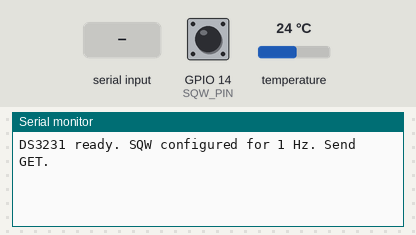
The sketch below on a simulated ESP32. On the bench: the last lines printed to the serial monitor. Wiring (inferred from the names in the program): DS3231 clock at I2C address 0x68. The inputs (shaded band) are chosen by the test bench; at power-on: GPIO 14 (SQW_PIN) HIGH, temperature 24 °C. The local clock reads 2024-03-15 10:24:30 at power-on unless the sketch sets it.

Above: at 1.2 s.
1.3 s: "GET\n" received over Serial
At 1.8 s:
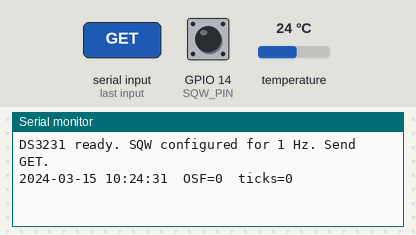
2.8 s: "SET \n" received over Serial
At 4.0 s:
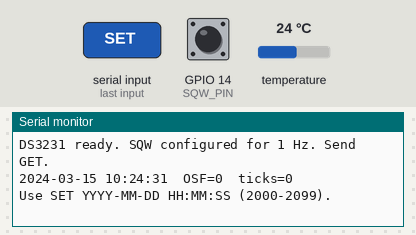
4.3 s: "#\n" received over Serial
At 5.2 s:
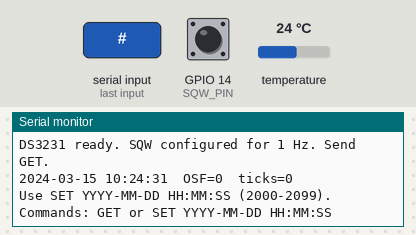

The sketch:

RTC_Only_C.ino
```cpp
#include <Arduino.h>
#include <Wire.h>
#include "rtc_io.h"

#if defined(CONFIG_IDF_TARGET_ESP32S3)
constexpr uint8_t SDA_PIN = 4;
constexpr uint8_t SCL_PIN = 5;
constexpr uint8_t SQW_PIN = 6;
#elif defined(CONFIG_IDF_TARGET_ESP32)
constexpr uint8_t SDA_PIN = SDA;
constexpr uint8_t SCL_PIN = SCL;
constexpr uint8_t SQW_PIN = 14;  // Adafruit ESP32 Feather wiring.
#else
#error "Select an ESP32-S3 or Adafruit ESP32 Feather board."
#endif

static bool wireReady;
static volatile uint32_t ticks;
static portMUX_TYPE tickMux = portMUX_INITIALIZER_UNLOCKED;
static void ARDUINO_ISR_ATTR countSqwRise(void);

static void ARDUINO_ISR_ATTR countSqwRise(void) {
  portENTER_CRITICAL_ISR(&tickMux);
  ticks = ticks + 1;
  portEXIT_CRITICAL_ISR(&tickMux);
}

uint32_t hw_sqw_ticks(void) {
  portENTER_CRITICAL(&tickMux);
  const uint32_t count = ticks;
  portEXIT_CRITICAL(&tickMux);
  return count;
}

bool hw_i2c_read(uint8_t address, uint8_t reg, uint8_t *data, uint8_t length) {
  if (!wireReady) return false;
  Wire.beginTransmission(address);
  Wire.write(reg);
  if (Wire.endTransmission(false) != 0 || Wire.requestFrom(address, length) != length) return false;
  for (uint8_t i = 0; i < length; ++i) data[i] = static_cast<uint8_t>(Wire.read());
  return true;
}

bool hw_i2c_write(uint8_t address, uint8_t reg, const uint8_t *data, uint8_t length) {
  if (!wireReady) return false;
  Wire.beginTransmission(address);
  const bool buffered = Wire.write(reg) == 1 && Wire.write(data, length) == length;
  return Wire.endTransmission() == 0 && buffered;
}

int hw_serial_read(void) {
  return Serial.read();
}

void hw_serial_write(const char *text) {
  Serial.print(text);
}

void setup() {
  Serial.begin(115200);
  wireReady = Wire.begin(SDA_PIN, SCL_PIN, 100000);
  Wire.setTimeOut(50);
  pinMode(SQW_PIN, INPUT_PULLUP);
  attachInterrupt(SQW_PIN, countSqwRise, RISING);
  rtc_setup();
}

void loop() {
  rtc_loop();
  delay(1);
}
```

rtc_io.h
```cpp
#pragma once

#include <stdbool.h>
#include <stdint.h>

#ifdef __cplusplus
extern "C" {
#endif

bool hw_i2c_read(uint8_t address, uint8_t reg, uint8_t *data, uint8_t length);
bool hw_i2c_write(uint8_t address, uint8_t reg, const uint8_t *data, uint8_t length);
uint32_t hw_sqw_ticks(void);
int hw_serial_read(void);
void hw_serial_write(const char *text);
void rtc_setup(void);
void rtc_loop(void);

#ifdef __cplusplus
}
#endif
```

rtc_only.c
```cpp
#include "rtc_io.h"

#include <stdio.h>
#include <string.h>

typedef struct {
    uint16_t year;
    uint8_t month, day, hour, minute, second;
} RtcDateTime;

enum {
    RTC_ADDRESS = 0x68,
    RTC_CONTROL = 0x0E,
    RTC_STATUS = 0x0F,
    RTC_OWNED_CONTROL_BITS = 0xDF,
    RTC_OSF = 0x80
};

static bool rtc_ready;

static uint8_t to_bcd(uint8_t value)
{
    return (uint8_t)((value / 10) * 16 + value % 10);
}

static bool from_bcd(uint8_t bcd, uint8_t *value)
{
    if ((bcd & 0x0F) > 9 || (bcd >> 4) > 9) {
        return false;
    }
    *value = (uint8_t)((bcd >> 4) * 10 + (bcd & 0x0F));
    return true;
}

static bool leap_year(uint16_t year)
{
    return year % 4 == 0 && (year % 100 != 0 || year % 400 == 0);
}

static uint8_t days_in_month(uint16_t year, uint8_t month)
{
    static const uint8_t lengths[] = {31, 28, 31, 30, 31, 30, 31, 31, 30, 31, 30, 31};
    return (uint8_t)(lengths[month - 1] + (month == 2 && leap_year(year)));
}

static uint32_t seconds_since_2000(const RtcDateTime *value)
{
    uint32_t days = 0;
    for (uint16_t year = 2000; year < value->year; ++year) {
        days += leap_year(year) ? 366U : 365U;
    }
    for (uint8_t month = 1; month < value->month; ++month) {
        days += days_in_month(value->year, month);
    }
    days += value->day - 1U;
    return ((days * 24U + value->hour) * 60U + value->minute) * 60U + value->second;
}

static bool rtc_date_time_valid(const RtcDateTime *value)
{
    if (value->year < 2000 || value->year > 2099 || value->month < 1 || value->month > 12 ||
        value->day < 1 || value->hour > 23 || value->minute > 59 || value->second > 59) {
        return false;
    }
    return value->day <= days_in_month(value->year, value->month);
}

static bool configure_square_wave(void)
{
    uint8_t control = 0;
    if (!hw_i2c_read(RTC_ADDRESS, RTC_CONTROL, &control, 1)) {
        return false;
    }
    /* Enable the oscillator and configure the 1 Hz SQW output. Preserve CONV. */
    control = (uint8_t)(control & ~RTC_OWNED_CONTROL_BITS);
    return hw_i2c_write(RTC_ADDRESS, RTC_CONTROL, &control, 1) &&
           hw_i2c_read(RTC_ADDRESS, RTC_CONTROL, &control, 1) &&
           (control & RTC_OWNED_CONTROL_BITS) == 0;
}

static bool rtc_get_date_time(RtcDateTime *value)
{
    uint8_t raw[7] = {0};
    if (!hw_i2c_read(RTC_ADDRESS, 0, raw, 7)) {
        return false;
    }
    /* Support 2000-2099 and reject reserved bits or an invalid weekday. */
    if ((raw[0] & 0x80) || (raw[1] & 0x80) || (raw[2] & 0x80) ||
        raw[3] < 1 || raw[3] > 7 || (raw[4] & 0xC0) || (raw[5] & 0xE0)) {
        return false;
    }

    RtcDateTime decoded = {0};
    uint8_t year = 0;
    uint8_t hour = 0;
    if (!from_bcd(raw[0], &decoded.second) || !from_bcd(raw[1], &decoded.minute) ||
        !from_bcd(raw[4], &decoded.day) || !from_bcd(raw[5], &decoded.month) ||
        !from_bcd(raw[6], &year)) {
        return false;
    }
    if (raw[2] & 0x40) {
        if (!from_bcd(raw[2] & 0x1F, &hour) || hour < 1 || hour > 12) {
            return false;
        }
        decoded.hour = (uint8_t)(hour % 12 + ((raw[2] & 0x20) ? 12 : 0));
    } else {
        if (!from_bcd(raw[2] & 0x3F, &hour)) {
            return false;
        }
        decoded.hour = hour;
    }
    decoded.year = (uint16_t)(2000U + year);
    if (!rtc_date_time_valid(&decoded)) {
        return false;
    }
    *value = decoded;
    return true;
}

static bool rtc_set_date_time(const RtcDateTime *value)
{
    const uint32_t wanted = seconds_since_2000(value);
    const uint32_t days = wanted / 86400U;
    /* Sunday=1 ... Saturday=7. 2000-01-01 was Saturday. */
    const uint8_t weekday = (uint8_t)((days + 6U) % 7U + 1U);
    const uint8_t raw[7] = {
        to_bcd(value->second), to_bcd(value->minute), to_bcd(value->hour), weekday,
        to_bcd(value->day), to_bcd(value->month), to_bcd((uint8_t)(value->year - 2000))
    };
    if (!hw_i2c_write(RTC_ADDRESS, 0, raw, 7)) {
        return false;
    }

    RtcDateTime readback = {0};
    if (!rtc_get_date_time(&readback)) {
        return false;
    }
    const uint32_t actual = seconds_since_2000(&readback);
    if (actual < wanted || actual - wanted > 2U) {
        return false;
    }

    uint8_t status = 0;
    if (!hw_i2c_read(RTC_ADDRESS, RTC_STATUS, &status, 1)) {
        return false;
    }
    /* Clear OSF after a verified write. Ones preserve the two alarm flags. */
    status = (uint8_t)((status & ~RTC_OSF) | 0x03);
    return hw_i2c_write(RTC_ADDRESS, RTC_STATUS, &status, 1) &&
           hw_i2c_read(RTC_ADDRESS, RTC_STATUS, &status, 1) && (status & RTC_OSF) == 0;
}

static unsigned read_pair(const char *digits)
{
    return (unsigned)((digits[0] - '0') * 10 + digits[1] - '0');
}

static bool parse_date_time(const char *text, RtcDateTime *time)
{
    const char pattern[] = "####-##-## ##:##:##";
    if (strlen(text) != sizeof(pattern) - 1) return false;
    for (size_t i = 0; i < sizeof(pattern) - 1; ++i) {
        if (pattern[i] == '#') {
            if (text[i] < '0' || text[i] > '9') return false;
        } else if (text[i] != pattern[i]) {
            return false;
        }
    }
    *time = (RtcDateTime){
        .year = (uint16_t)(100 * read_pair(text) + read_pair(text + 2)),
        .month = (uint8_t)read_pair(text + 5), .day = (uint8_t)read_pair(text + 8),
        .hour = (uint8_t)read_pair(text + 11), .minute = (uint8_t)read_pair(text + 14),
        .second = (uint8_t)read_pair(text + 17)
    };
    return rtc_date_time_valid(time);
}

static void print_time(void)
{
    RtcDateTime time;
    uint8_t status;
    if (!hw_i2c_read(RTC_ADDRESS, RTC_STATUS, &status, 1)) {
        hw_serial_write("RTC read failed. Check SDA and SCL.\n");
        return;
    }
    if (!rtc_get_date_time(&time)) {
        hw_serial_write("Time invalid or read failed. Check wiring before SET.\n");
        return;
    }
    char line[96];
    snprintf(line, sizeof(line), "%04u-%02u-%02u %02u:%02u:%02u  OSF=%u  ticks=%lu%s\n",
             (unsigned)time.year, (unsigned)time.month, (unsigned)time.day,
             (unsigned)time.hour, (unsigned)time.minute, (unsigned)time.second,
             (unsigned)((status & RTC_OSF) != 0), (unsigned long)hw_sqw_ticks(),
             (status & RTC_OSF) ? "  Use SET" : "");
    hw_serial_write(line);
}

static void command(const char *line)
{
    if (!rtc_ready) {
        hw_serial_write("RTC not ready. Check wiring and restart.\n");
    } else if (strcmp(line, "GET") == 0) {
        print_time();
    } else if (strncmp(line, "SET ", 4) == 0) {
        RtcDateTime time;
        if (!parse_date_time(line + 4, &time)) {
            hw_serial_write("Use SET YYYY-MM-DD HH:MM:SS (2000-2099).\n");
        } else if (!rtc_set_date_time(&time)) {
            hw_serial_write("RTC write or verification failed.\n");
        } else {
            print_time();
        }
    } else {
        hw_serial_write("Commands: GET or SET YYYY-MM-DD HH:MM:SS\n");
    }
}

void rtc_setup(void)
{
    rtc_ready = configure_square_wave();
    hw_serial_write(rtc_ready ? "DS3231 ready. SQW configured for 1 Hz. Send GET.\n"
                              : "DS3231 setup failed. Check 3V3, GND, SDA and SCL.\n");
}

void rtc_loop(void)
{
    static char line[32];
    static size_t length;
    const int ch = hw_serial_read();
    if (ch < 0) return;
    if (ch == '\n' || ch == '\r') {
        if (length == sizeof(line)) {
            hw_serial_write("Command too long.\n");
        } else if (length != 0) {
            line[length] = '\0';
            command(line);
        }
        length = 0;
    } else if (length < sizeof(line)) {
        if (length < sizeof(line) - 1) line[length] = (char)ch;
        ++length;
    }
}
```

Measured:
- after the input at 1.3 s, the serial monitor: prints a new line at once (image 1)
- after the input at 2.8 s, the serial monitor: prints a new line at once (image 2)
- after the input at 4.3 s, the serial monitor: prints a new line at once (image 3)
